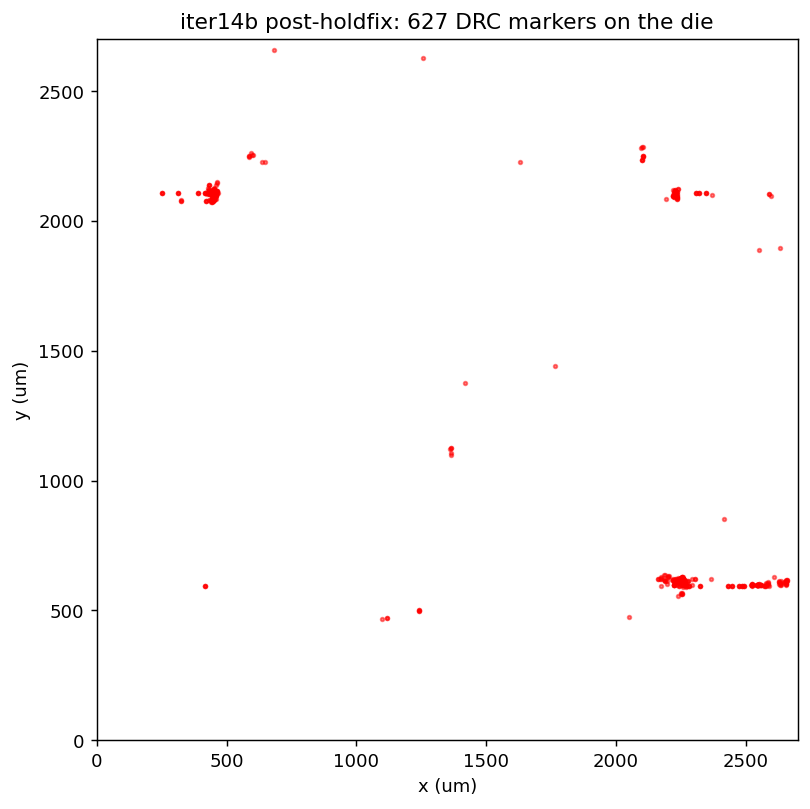
#> input picture asic/PnR/floorplans/armB_violation_pattern.png, 810 x 809 px
$ python annotate_layout.py armB_violation_pattern.png out.png
#> lines starting #> are read from the running program, lines starting #| are printed output that depends on the picture; after the words box and inside, x2 and y2 are one past the last pixel; in counts of white or black regions, pixels touching at a corner belong together
#!/usr/bin/env python3
"""Add dimension guides to an Innovus layout capture.

The raw GIFs from innovus/scripts/snap_floorplan.sh carry no scale - this
wraps one in a micron coordinate frame so a reader can size anything in the
picture: ruled axes, a scale bar, the die/core outline, and an area caption.

    python3 annotate_layout.py <in.gif> <out.png> [die_um] [--title "..."]
                              [--core-margin um] [--note "..."]

die_um defaults to 2700 (the v3-B ring die; v2/quadrant runs are 2574.6).
The design is drawn on black, so the die extent is found as the bounding box
of non-black pixels - no assumption about the tool's fit margin.
"""
import sys, argparse
import numpy as np
from PIL import Image
import matplotlib
matplotlib.use("Agg")
import matplotlib.pyplot as plt
from matplotlib.patches import Rectangle

ap = argparse.ArgumentParser()
ap.add_argument("src"); ap.add_argument("out")
ap.add_argument("die", nargs="?", type=float, default=2700.0)
ap.add_argument("--title", default=None)
ap.add_argument("--note", default="")
ap.add_argument("--core-margin", type=float, default=16.0)
a = ap.parse_args()

im = Image.open(a.src).convert("RGB")
arr = np.asarray(im)
# content = anything not near-black; the die is the tight bbox of it
mask = arr.max(axis=2) > 28
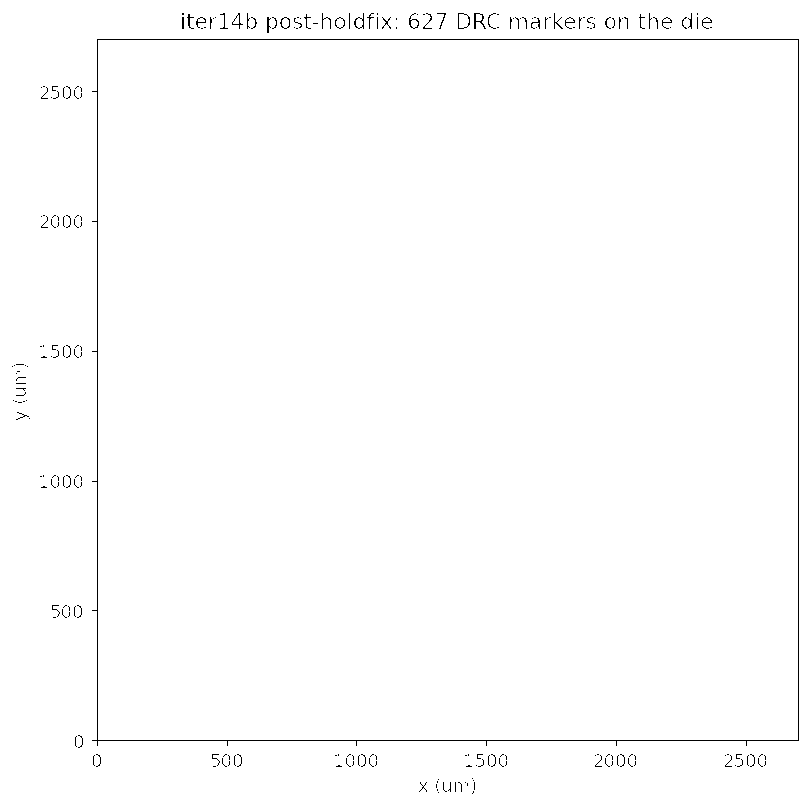
#> mask: shape (809, 810) bool; 99.2% white; black in thin lines or dots
ys, xs = np.where(mask)
if len(xs) == 0:
    sys.exit("no content found in image")
x0, x1, y0, y1 = xs.min(), xs.max(), ys.min(), ys.max()
#> x0 = 0; x1 = 809; y0 = 0; y1 = 808
crop = im.crop((x0, y0, x1 + 1, y1 + 1))

fig, ax = plt.subplots(figsize=(9.2, 9.2))
# image drawn in MICRON coordinates: (0,0) = die lower-left
ax.imshow(crop, extent=[0, a.die, 0, a.die], origin="upper", interpolation="nearest")

ax.set_xlim(-a.die * 0.06, a.die * 1.06)
ax.set_ylim(-a.die * 0.06, a.die * 1.06)
ax.set_aspect("equal")
step = 500 if a.die > 1500 else 200
ticks = list(np.arange(0, a.die + 1, step))
ax.set_xticks(ticks); ax.set_yticks(ticks)
ax.set_xticklabels([f"{int(t)}" for t in ticks], fontsize=8)
ax.set_yticklabels([f"{int(t)}" for t in ticks], fontsize=8)
ax.set_xlabel("x (µm)", fontsize=9); ax.set_ylabel("y (µm)", fontsize=9)
ax.grid(True, which="major", color="#888", alpha=0.25, lw=0.6, ls=":")
for s in ax.spines.values():
    s.set_color("#888")

# die + core outlines
ax.add_patch(Rectangle((0, 0), a.die, a.die, fill=False, ec="#00e5ff", lw=1.4))
m = a.core_margin
ax.add_patch(Rectangle((m, m), a.die - 2*m, a.die - 2*m, fill=False,
                       ec="#00e5ff", lw=0.8, ls="--", alpha=0.7))

# scale bar: one grid step, drawn just under the die
bar = step
ax.plot([0, bar], [-a.die*0.028, -a.die*0.028], color="black", lw=3.5, solid_capstyle="butt")
ax.text(bar/2, -a.die*0.022, f"{int(bar)} µm", ha="center", va="bottom",
        fontsize=9, fontweight="bold")

area_mm2 = (a.die / 1000.0) ** 2
cap = f"die {a.die:.0f} × {a.die:.0f} µm  =  {area_mm2:.2f} mm²   ·   core inset {m:g} µm"
ax.text(a.die, -a.die*0.020, cap, ha="right", va="top", fontsize=8.5, color="#333")
if a.note:
    ax.text(a.die/2, -a.die*0.088, a.note, ha="center", va="top",
            fontsize=8, color="#555")
if a.title:
    ax.set_title(a.title, fontsize=12, fontweight="bold", loc="left")

fig.savefig(a.out, dpi=150, bbox_inches="tight")
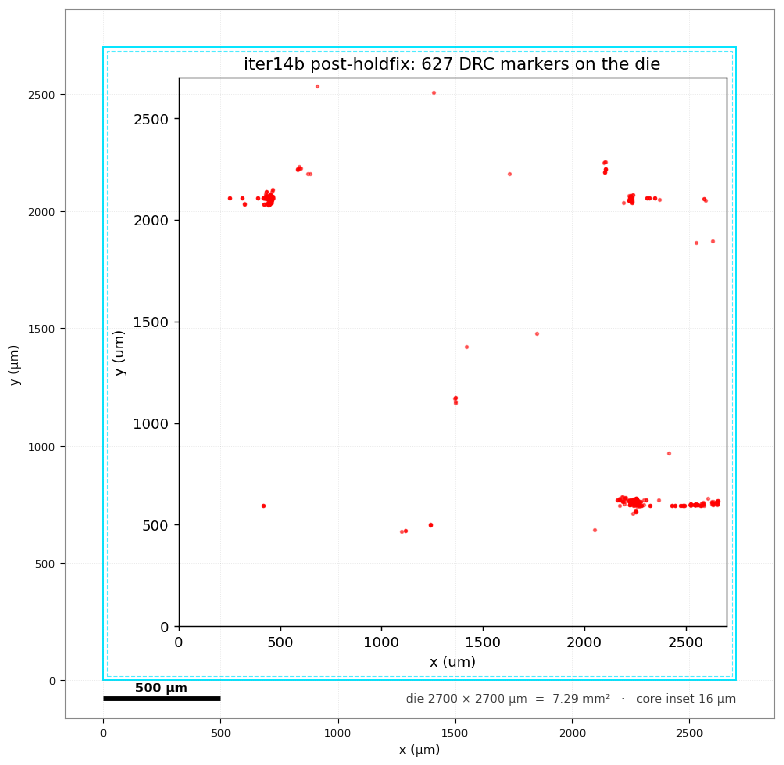
#> figure drawn by matplotlib, 1 panel
print("wrote", a.out)

$ run again, on asic/PnR/floorplans/fp_iter6.png
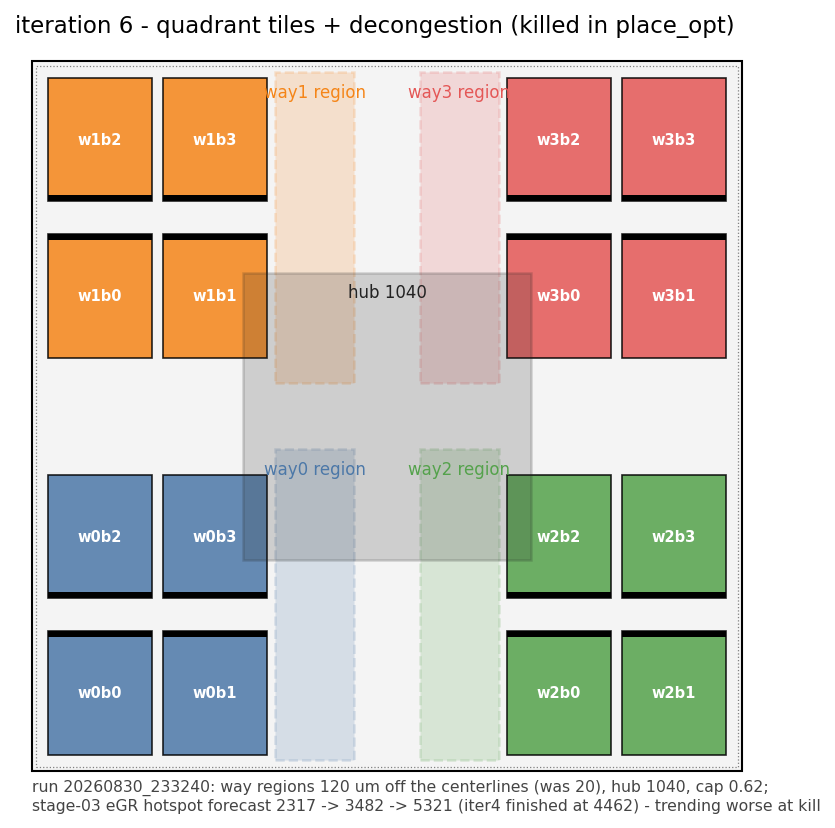
#> input picture asic/PnR/floorplans/fp_iter6.png, 835 x 828 px
#> `mask = arr.max(axis=2) > 28`:
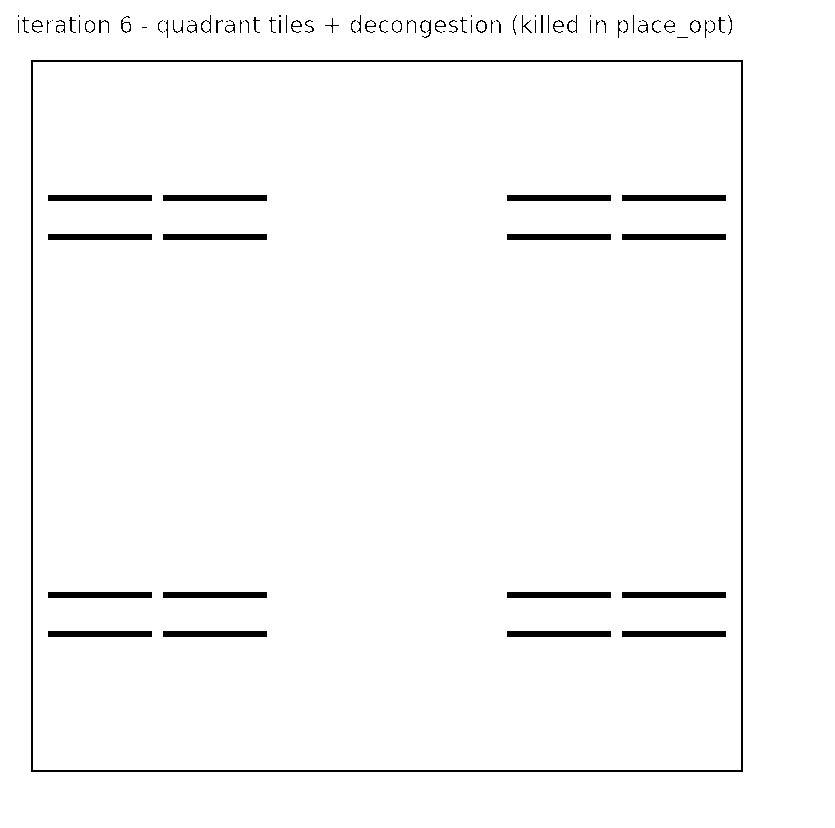
#> mask: shape (828, 835) bool; 97.5% white; 97 black regions (35 under 20 px), largest, box (x1, y1, x2, y2) and area: (31, 60, 743, 772) 5680, (48, 195, 152, 201) 624, (163, 195, 267, 201) 624
#> x0 = 0; x1 = 834; y0 = 0; y1 = 827
#> `fig.savefig(a.out, dpi=150, bbox_inches="tight")`:
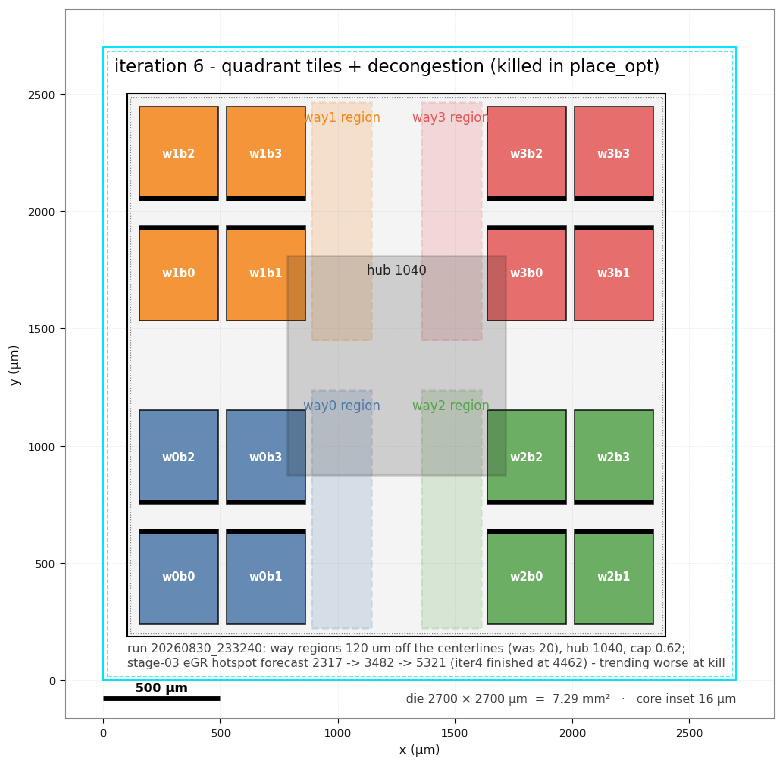
#> figure drawn by matplotlib, 1 panel

$ run again, on asic/PnR/floorplans/fp_iter7.png
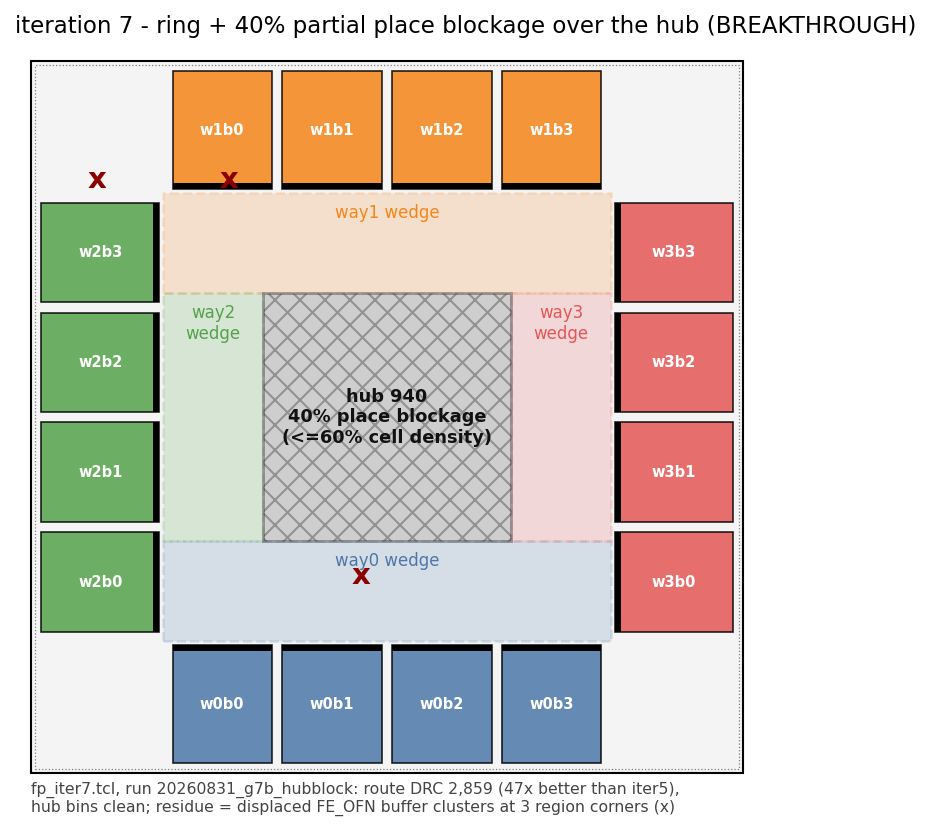
#> input picture asic/PnR/floorplans/fp_iter7.png, 931 x 831 px
#> `mask = arr.max(axis=2) > 28`:
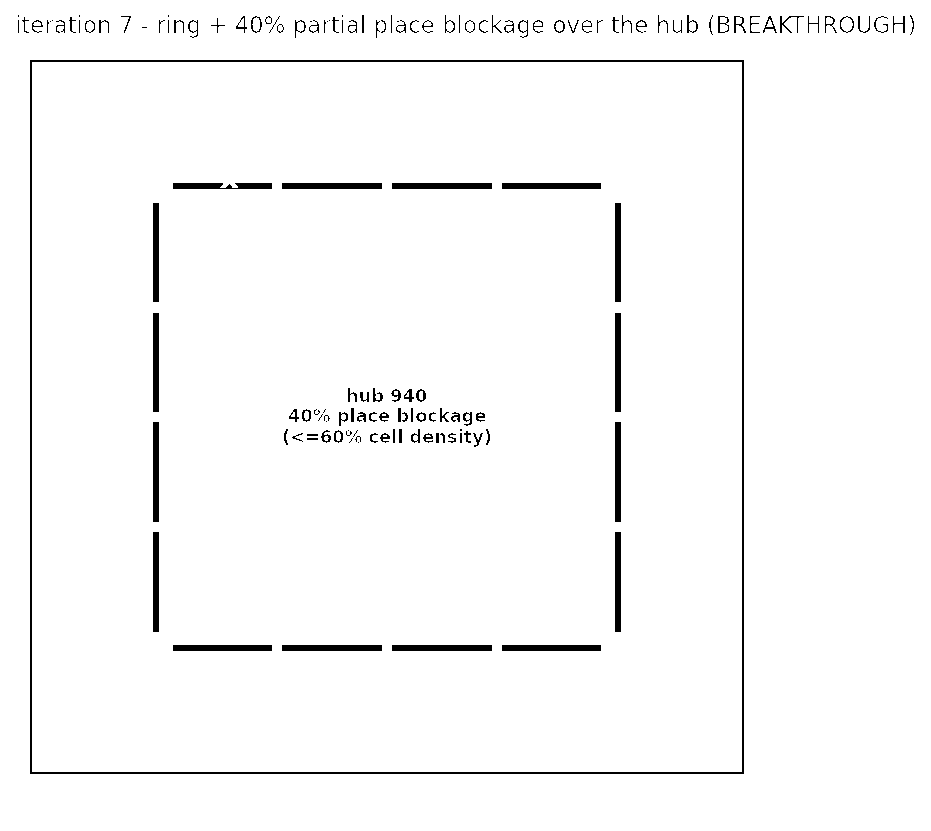
#> mask: shape (831, 931) bool; 97.5% white; 146 black regions (35 under 20 px), largest, box (x1, y1, x2, y2) and area: (30, 60, 744, 774) 5696, (282, 183, 382, 189) 600, (392, 183, 492, 189) 600
#> x0 = 0; x1 = 930; y0 = 0; y1 = 830
#> `fig.savefig(a.out, dpi=150, bbox_inches="tight")`:
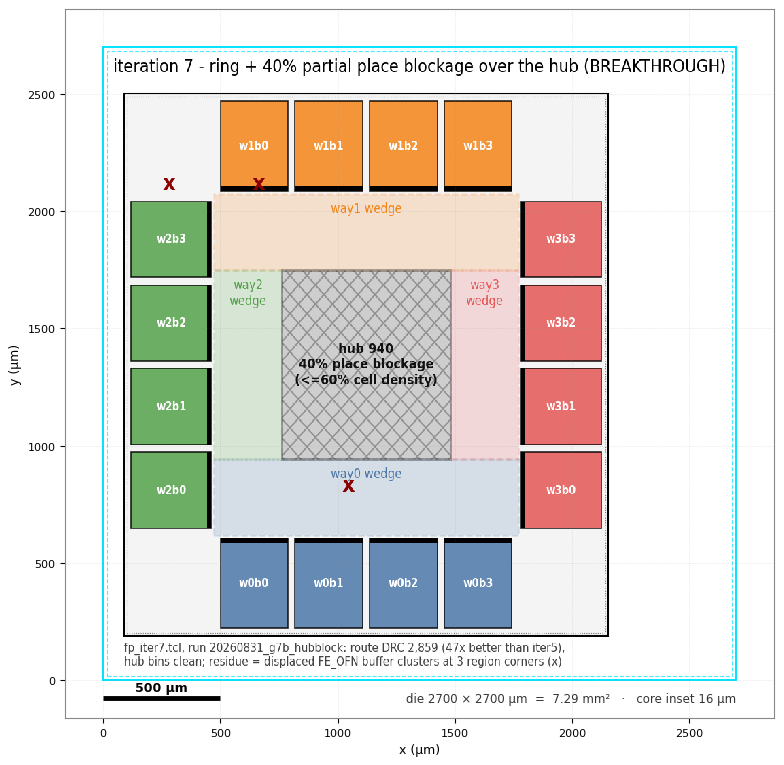
#> figure drawn by matplotlib, 1 panel
